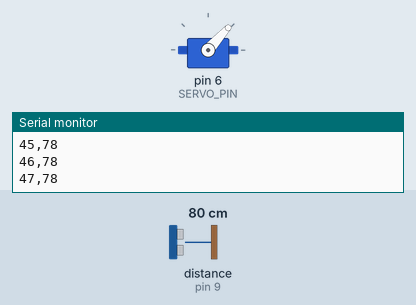
This sketch was run on a simulated Arduino Uno, built with avr-gcc and run on an emulated ATmega328P. Parts: servo, the last lines printed to the serial monitor. Wiring (inferred from the names in the program): ultrasonic range finder: trigger pin 8; echo pin 9. The test bench sets the inputs (shaded band); at power-on: distance to the obstacle (sensor on pin 9) 80 cm. The echo pulse lasts 58.3 µs per cm.

Above: at 1.2 s.
1.3 s: distance to the obstacle (sensor on pin 9) set to 2 cm
At 1.74 s:
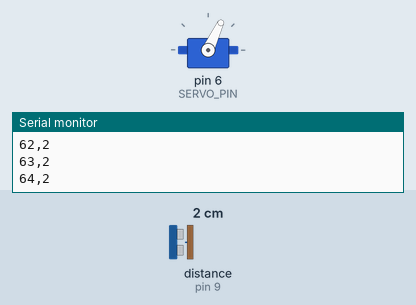
4.3 s: distance to the obstacle (sensor on pin 9) set to 250 cm
At 5.09 s:
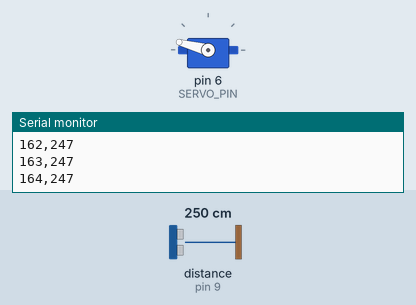
Timing chart, 0 to 13.3 s (numbered marks = the images above; inputs shaded):
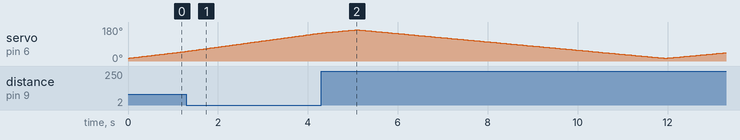

The sketch:

servo_setup.ino
```cpp
#include <Servo.h>

#define TRIG_PIN 8
#define ECHO_PIN 9
#define SERVO_PIN 6

Servo radarServo;

long readDistanceCM() {
  digitalWrite(TRIG_PIN, LOW);
  delayMicroseconds(2);
  digitalWrite(TRIG_PIN, HIGH);
  delayMicroseconds(10);
  digitalWrite(TRIG_PIN, LOW);

  long duration = pulseIn(ECHO_PIN, HIGH, 25000); // 25ms timeout

  if (duration == 0) return -1;   // no echo

  return duration * 0.034 / 2;
}

void setup() {
  Serial.begin(9600);

  pinMode(TRIG_PIN, OUTPUT);
  pinMode(ECHO_PIN, INPUT);

  radarServo.attach(SERVO_PIN);
}

void loop() {

  // Forward sweep
  for (int angle = 15; angle <= 165; angle++) {
    radarServo.write(angle);
    delay(30);

    long distance = readDistanceCM();
    Serial.print(angle);
    Serial.print(",");
    Serial.println(distance);
  }

  // Backward sweep
  for (int angle = 165; angle >= 15; angle--) {
    radarServo.write(angle);
    delay(30);

    long distance = readDistanceCM();
    Serial.print(angle);
    Serial.print(",");
    Serial.println(distance);
  }
}
```
